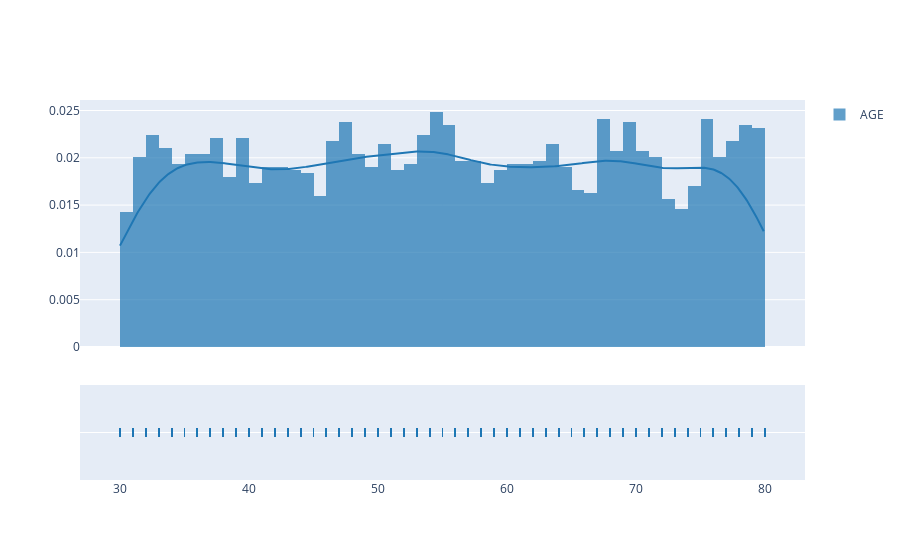

Source (notebook cell):
### Markdown cell above
<a id="5"></a>
<h1 style="background-color:red;font-family:newtimeroman;font-size:250%;text-align:center;border-radius: 10px 10px;">Data Visualization</h1>

### Code cell
hist_data =[dataset["AGE"].values]
group_labels = ['AGE'] 
ax=ff.create_distplot(hist_data, group_labels)

ax.show()

### Figure 1 — Plotly figure (JSON) as saved in the notebook; plotly's stock layout.template omitted (floating-point values rounded to 4 significant figures; data arrays with more than 128 entries replaced by an {"elided": "..."} marker saying what was removed)
{"data": [{"autobinx": false, "histnorm": "probability density", "legendgroup": "AGE", "marker": {"color": "rgb(31, 119, 180)"}, "name": "AGE", "opacity": 0.7, "type": "histogram", "x": {"elided": "3000 int values"}, "xaxis": "x", "xbins": {"end": 80, "size": 1, "start": 30}, "yaxis": "y"}, {"legendgroup": "AGE", "marker": {"color": "rgb(31, 119, 180)"}, "mode": "lines", "name": "AGE", "showlegend": false, "type": "scatter", "x": {"elided": "500 float values"}, "xaxis": "x", "y": {"elided": "500 float values"}, "yaxis": "y"}, {"legendgroup": "AGE", "marker": {"color": "rgb(31, 119, 180)", "symbol": "line-ns-open"}, "mode": "markers", "name": "AGE", "showlegend": false, "type": "scatter", "x": {"elided": "3000 int values"}, "xaxis": "x", "y": {"elided": "3000 str values"}, "yaxis": "y2"}], "layout": {"barmode": "overlay", "hovermode": "closest", "legend": {"traceorder": "reversed"}, "xaxis": {"anchor": "y2", "domain": [0, 1], "zeroline": false}, "yaxis": {"anchor": "free", "domain": [0.35, 1], "position": 0}, "yaxis2": {"anchor": "x", "domain": [0, 0.25], "dtick": 1, "showticklabels": false}}}
